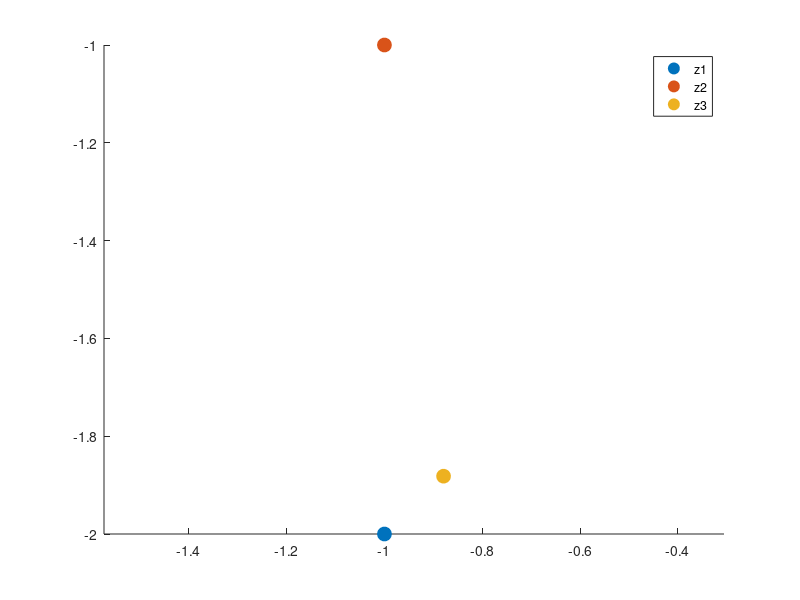
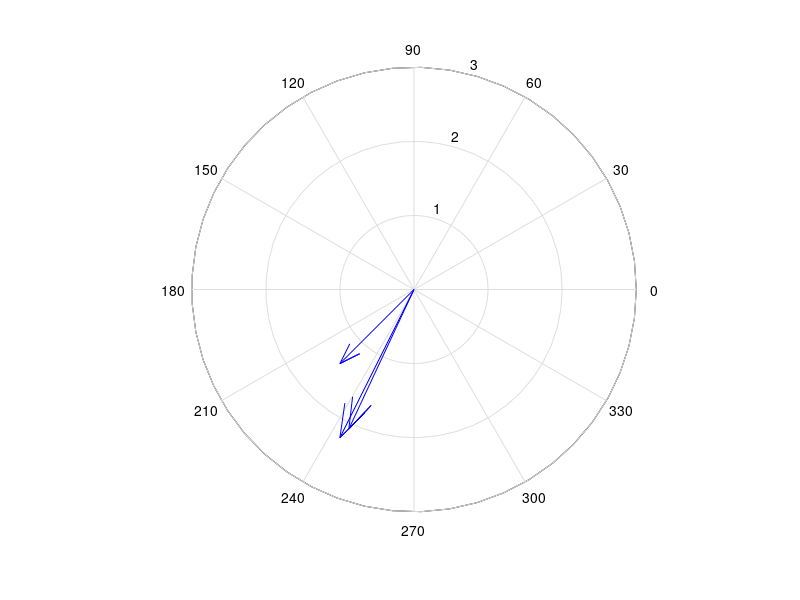

Write the MATLAB code that produced these figures, in order.
% Komplexe Zahlen, Betrag und Argument berechnen
% Plot mit plot und compass
clear all; close all
% Zahlen berechnen
z1 = (2-j)/(3j + (1- j)^2);
z2 = (1-j)^2/(1+exp(j*pi/2));
z3 = z1 - (-11+4j)/((1+2j)^4)*(exp(0.5*j))/(3j+exp(-0.4*j));
% Betrag und Argument ausgeben
disp('Betrag z1');
abs(z1)
disp('Argument z1');
angle(z1)

disp('Betrag z2');
abs(z2)
disp('Argument z2');
angle(z2)

disp('Betrag z3');
abs(z3)
disp('Argument z3');
angle(z3)

% Plots
E = [z1 z2 z3];
for k=1:3
  hold all
  % Realteil gegen Imaginärteil plotten
  plot(real(E(k)),imag(E(k)),'o','MarkerSize',10,'MarkerFaceColor','auto')
end
axis equal;
legend('z1', 'z2', 'z3','Location','northeast');
hold off; 
figure;
compass(E);